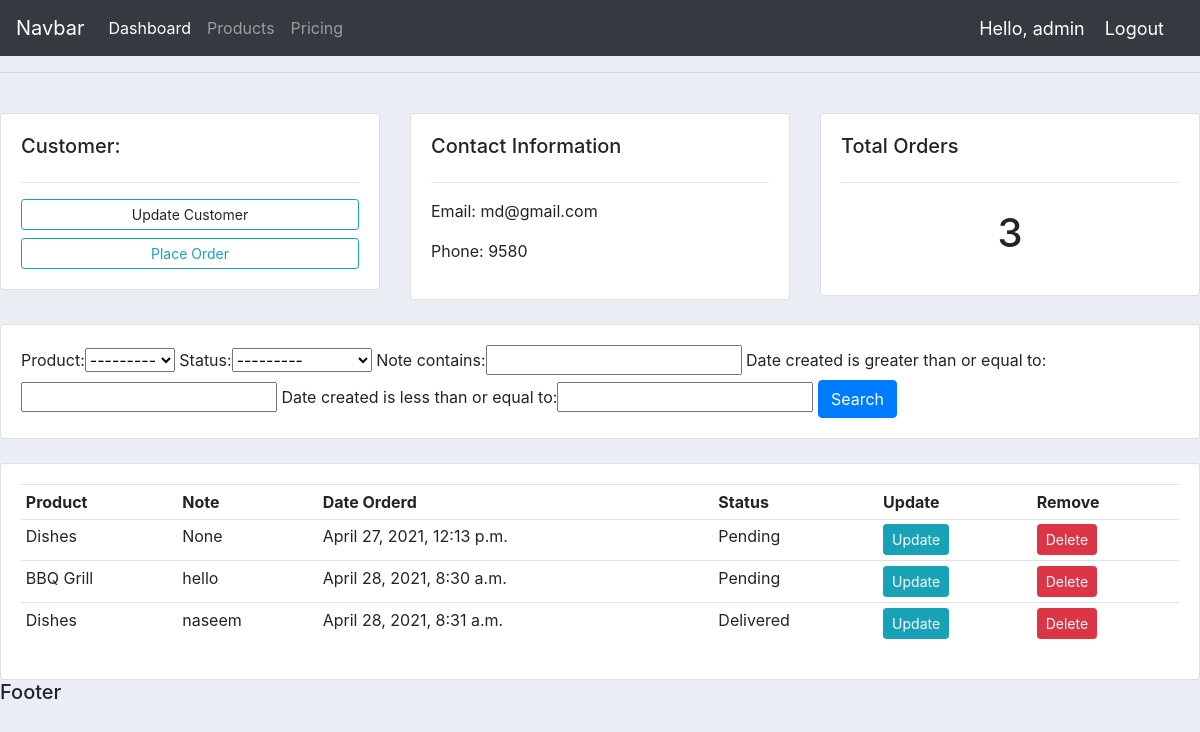
The app's page /customer/1/ (signed in) with its own data.
### accounts/models.py (models this page shows, shortened)
class Customer(models.Model):
    name = models.CharField(default='',max_length=200, null=True)
    phone = models.CharField(default='',max_length=200, null=True)
    email = models.CharField(default='',max_length=200, null=True)
    date_created = models.DateTimeField(auto_now_add=True, null=True)

class Order(models.Model):
    STATUS = (
        ('Pending', 'Pending'),
        ('Out for delivery', 'Out for delivery'),
        ('Delivered', 'Delivered'),
    )
    customer = models.ForeignKey(Customer, null=True, on_delete=models.SET_NULL)
    product = models.ForeignKey(Product, null=True, on_delete=models.SET_NULL)
    date_created = models.DateTimeField(auto_now_add=True, null=True)
    status = models.CharField(max_length=200, null=True, choices=STATUS)
    note = models.CharField(max_length=1000, null=True)

class Product(models.Model):
    CATEGORY = (
        ('Indoor', 'Indoor'),
        ('OutDoor', 'OutDoor'),
    )
    name = models.CharField(max_length=200, null=True)
    price = models.FloatField(null=True)
    category = models.CharField(max_length=200, null=True, choices=CATEGORY)
    description = models.CharField(max_length=200, null=True, blank=True)
    date_created = models.DateTimeField(auto_now_add=True, null=True)
    tags = models.ManyToManyField(Tag)
    def __str__(self):
        return self.name

### accounts/views.py (the view)
# urls.py: path('customer/<str:pk_test>/',views.customer,name="customer"),
@login_required(login_url='login')
def customer(request, pk_test):
    customer = Customer.objects.get(id=pk_test)
    orders = customer.order_set.all()
    order_count = orders.count()
    myFilter = OrderFilter(request.GET, queryset=orders)
    orders = myFilter.qs
    context = {
        'customer':customer,
        'orders':orders,
        'order_count':order_count,
        'myFilter':myFilter,
    }
    return render(request, 'accounts/customer.html', context)

### accounts/templates/accounts/customer.html
{% extends 'accounts/main.html' %}
{% block content %}
<br>
<div class="row">
	<div class="col-md">
		<div class="card card-body">
			<h5>Customer:</h5>
			<hr>
			<a class="btn btn-outline-info  btn-sm btn-block" {% comment  %} href="{% url 'accountsettings' %}" {% endcomment %}>Update Customer</a>
			<a class="btn btn-outline-info  btn-sm btn-block"  href="{% url 'create_order'  customer.id %}"> Place Order</a>
		</div>
	</div>
	<div class="col-md">
		<div class="card card-body">
			<h5>Contact Information</h5>
			<hr>
			<p>Email: {{customer.email}}</p>
			<p>Phone: {{customer.phone}}</p>
		</div>
	</div>
	<div class="col-md">
		<div class="card card-body">
			<h5>Total Orders</h5>
			<hr>
			<h1 style="text-align: center;padding: 10px">{{order_count}}</h1>
		</div>
	</div>
</div>
<br>
<div class="row">
	<div class="col">
		<div class="card card-body">
			<form method="get">
				{{myFilter.form}}
		    <button class="btn btn-primary" type="submit">Search</button>
		  </form>
		</div>
	</div>
</div>
<br>
<div class="row">
	<div class="col-md">
		<div class="card card-body">
			<table class="table table-sm">
				<tr>
					<th>Product</th>
					<th>Note</th>
					<th>Date Orderd</th>
					<th>Status</th>
					<th>Update</th>
					<th>Remove</th>
			</tr>
				{% for order in orders %}
					<tr>
						<td>{{order.product}}</td>
						<td>{{order.note}}</td>
						<td>{{order.date_created}}</td>
						<td>{{order.status}}</td>
						<td><a class="btn btn-sm btn-info" href="{% url 'update_order' order.id %}" >Update</a></td>
						<td><a class="btn btn-sm btn-danger" href="{% url 'delete_order' order.id %}">Delete</a></td>
					</tr>
				{% endfor %}
			</table>
		</div>
	</div>
</div>
{% endblock %}

### accounts/templates/accounts/navbar.html (shortened to what this page needs)
<nav class="navbar navbar-expand-lg navbar-dark bg-dark">
  <a class="navbar-brand" href="{% url 'home' %}">Navbar</a>
  <div class="collapse navbar-collapse" id="navbarNavAltMarkup">
    <div class="navbar-nav">
      <a class="nav-item nav-link active" href="{% url 'home' %}">Dashboard</a>
      <a class="nav-item nav-link" href="{% url 'products' %}">Products</a>
      <a class="nav-item nav-link" href="#">Pricing</a>
    </div>
  </div>
  <span class="hello-msg">Hello, {{request.user}}</span>
  <span><a class="hello-msg" href="{% url 'logout' %}">Logout</a></span>
</nav>

### accounts/static/css/main.css (style rules this page uses)
body { background-color: #ebeff5; }

### accounts/templates/accounts/navbar.html (style rules this page uses)
.hello-msg { font-size:18px; color: #fff; margin-right:20px; }

### records on screen
Customer: email "md@gmail.com", phone "9580"
Order: product "Dishes", note "None", date_created "April 27, 2021, 12:13 p.m.", status "Pending"
Order: product "BBQ Grill", note "hello", date_created "April 28, 2021, 8:30 a.m.", status "Pending"
Order: product "Dishes", note "naseem", date_created "April 28, 2021, 8:31 a.m.", status "Delivered"

### other values on screen
{{ request.user }} "admin"
{{ order_count }} "3"
